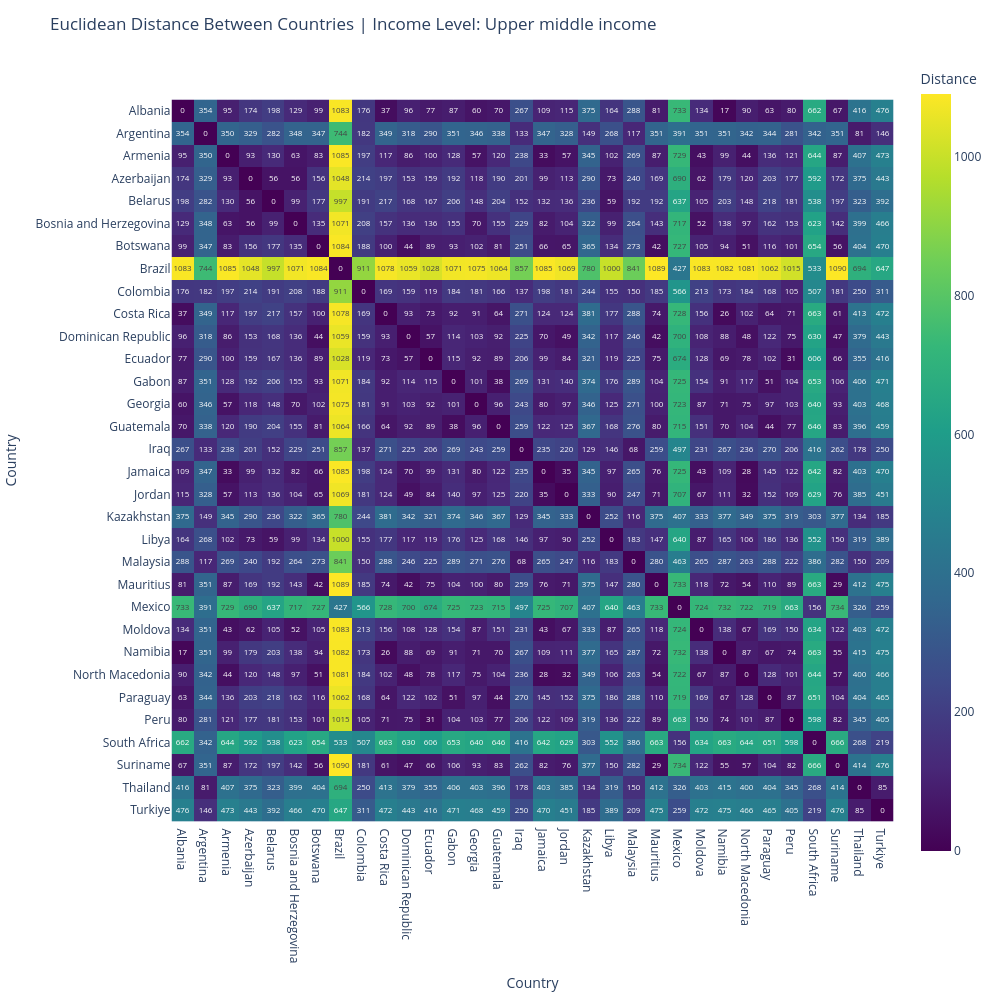

Notebook source saved alongside this figure:
### Code cell
pca_upper, pca_coordinates_upper, series_labels_upper = run_pca_for_income_level("Upper middle income")

### Figure 1 — Plotly figure (JSON) as saved in the notebook; plotly's stock layout.template omitted (floating-point values rounded to 4 significant figures; data arrays with more than 128 entries replaced by an {"elided": "..."} marker saying what was removed)
{"data": [{"coloraxis": "coloraxis", "hovertemplate": "Country: %{x}<br>Country: %{y}<br>Distance: %{z}<extra></extra>", "name": "0", "texttemplate": "%{z:.0f}", "type": "heatmap", "x": ["Albania", "Argentina", "Armenia", "Azerbaijan", "Belarus", "Bosnia and Herzegovina", "Botswana", "Brazil", "Colombia", "Costa Rica", "Dominican Republic", "Ecuador", "Gabon", "Georgia", "Guatemala", "Iraq", "Jamaica", "Jordan", "Kazakhstan", "Libya", "Malaysia", "Mauritius", "Mexico", "Moldova", "Namibia", "North Macedonia", "Paraguay", "Peru", "South Africa", "Suriname", "Thailand", "Turkiye"], "xaxis": "x", "y": ["Albania", "Argentina", "Armenia", "Azerbaijan", "Belarus", "Bosnia and Herzegovina", "Botswana", "Brazil", "Colombia", "Costa Rica", "Dominican Republic", "Ecuador", "Gabon", "Georgia", "Guatemala", "Iraq", "Jamaica", "Jordan", "Kazakhstan", "Libya", "Malaysia", "Mauritius", "Mexico", "Moldova", "Namibia", "North Macedonia", "Paraguay", "Peru", "South Africa", "Suriname", "Thailand", "Turkiye"], "yaxis": "y", "z": {"elided": "32x32 float values"}}], "layout": {"coloraxis": {"colorbar": {"title": {"text": "Distance"}}, "colorscale": [[0, "#440154"], [0.1111, "#482878"], [0.2222, "#3e4989"], [0.3333, "#31688e"], [0.4444, "#26828e"], [0.5556, "#1f9e89"], [0.6667, "#35b779"], [0.7778, "#6ece58"], [0.8889, "#b5de2b"], [1, "#fde725"]]}, "height": 1000, "margin": {"t": 60}, "title": {"text": "Euclidean Distance Between Countries | Income Level: Upper middle income"}, "width": 1000, "xaxis": {"anchor": "y", "autorange": true, "constrain": "domain", "domain": [0, 1], "range": [-0.5, 31.5], "scaleanchor": "y", "title": {"text": "Country"}, "type": "category"}, "yaxis": {"anchor": "x", "autorange": true, "constrain": "domain", "domain": [0.04938, 0.9506], "range": [31.5, -0.5], "title": {"text": "Country"}, "type": "category"}}}
